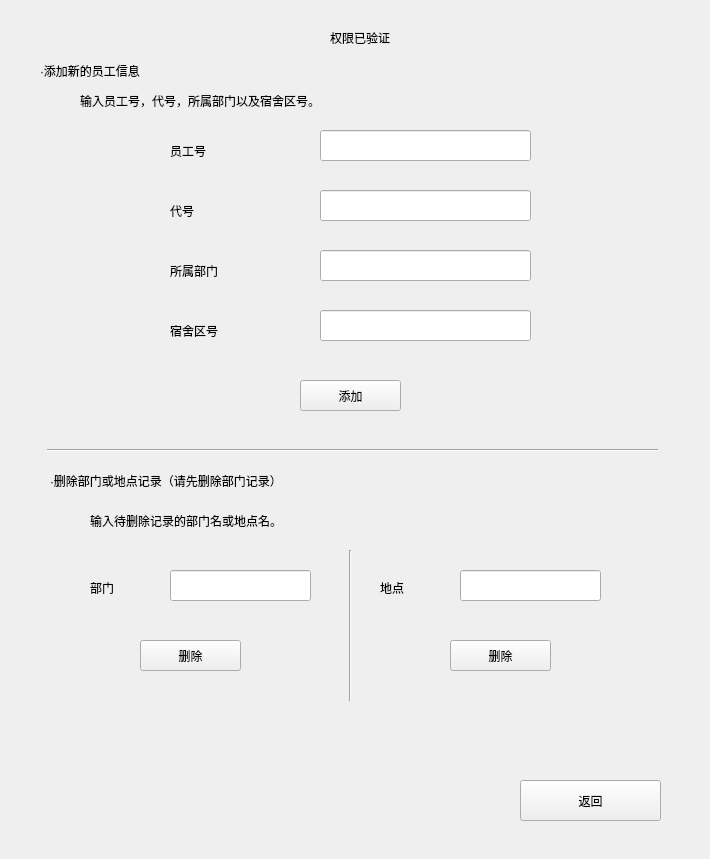
<?xml version="1.0" encoding="UTF-8"?>
<ui version="4.0">
 <class>ModifyWidget</class>
 <widget class="QWidget" name="ModifyWidget">
  <property name="geometry">
   <rect>
    <x>0</x>
    <y>0</y>
    <width>710</width>
    <height>859</height>
   </rect>
  </property>
  <property name="windowTitle">
   <string>Form</string>
  </property>
  <widget class="QPushButton" name="returnButton">
   <property name="geometry">
    <rect>
     <x>520</x>
     <y>780</y>
     <width>141</width>
     <height>41</height>
    </rect>
   </property>
   <property name="text">
    <string>返回</string>
   </property>
  </widget>
  <widget class="QLabel" name="label">
   <property name="geometry">
    <rect>
     <x>40</x>
     <y>60</y>
     <width>261</width>
     <height>21</height>
    </rect>
   </property>
   <property name="text">
    <string>·添加新的员工信息</string>
   </property>
  </widget>
  <widget class="QLabel" name="label_2">
   <property name="geometry">
    <rect>
     <x>330</x>
     <y>30</y>
     <width>121</width>
     <height>16</height>
    </rect>
   </property>
   <property name="text">
    <string>权限已验证</string>
   </property>
  </widget>
  <widget class="QLabel" name="label_3">
   <property name="geometry">
    <rect>
     <x>80</x>
     <y>90</y>
     <width>351</width>
     <height>21</height>
    </rect>
   </property>
   <property name="text">
    <string>输入员工号，代号，所属部门以及宿舍区号。</string>
   </property>
  </widget>
  <widget class="QLineEdit" name="SNLineEdit">
   <property name="geometry">
    <rect>
     <x>320</x>
     <y>130</y>
     <width>211</width>
     <height>31</height>
    </rect>
   </property>
  </widget>
  <widget class="QLabel" name="label_4">
   <property name="geometry">
    <rect>
     <x>170</x>
     <y>140</y>
     <width>81</width>
     <height>21</height>
    </rect>
   </property>
   <property name="text">
    <string>员工号</string>
   </property>
  </widget>
  <widget class="QLabel" name="label_5">
   <property name="geometry">
    <rect>
     <x>170</x>
     <y>200</y>
     <width>81</width>
     <height>21</height>
    </rect>
   </property>
   <property name="text">
    <string>代号</string>
   </property>
  </widget>
  <widget class="QLabel" name="label_6">
   <property name="geometry">
    <rect>
     <x>170</x>
     <y>260</y>
     <width>111</width>
     <height>21</height>
    </rect>
   </property>
   <property name="text">
    <string>所属部门</string>
   </property>
  </widget>
  <widget class="QLabel" name="label_7">
   <property name="geometry">
    <rect>
     <x>170</x>
     <y>320</y>
     <width>121</width>
     <height>21</height>
    </rect>
   </property>
   <property name="text">
    <string>宿舍区号</string>
   </property>
  </widget>
  <widget class="QLineEdit" name="nameLineEdit">
   <property name="geometry">
    <rect>
     <x>320</x>
     <y>190</y>
     <width>211</width>
     <height>31</height>
    </rect>
   </property>
  </widget>
  <widget class="QLineEdit" name="departmentLineEdit">
   <property name="geometry">
    <rect>
     <x>320</x>
     <y>250</y>
     <width>211</width>
     <height>31</height>
    </rect>
   </property>
  </widget>
  <widget class="QLineEdit" name="dormLineEdit">
   <property name="geometry">
    <rect>
     <x>320</x>
     <y>310</y>
     <width>211</width>
     <height>31</height>
    </rect>
   </property>
  </widget>
  <widget class="QPushButton" name="insertPushButton">
   <property name="geometry">
    <rect>
     <x>300</x>
     <y>380</y>
     <width>101</width>
     <height>31</height>
    </rect>
   </property>
   <property name="text">
    <string>添加</string>
   </property>
  </widget>
  <widget class="Line" name="line">
   <property name="geometry">
    <rect>
     <x>47</x>
     <y>440</y>
     <width>611</width>
     <height>20</height>
    </rect>
   </property>
   <property name="orientation">
    <enum>Qt::Horizontal</enum>
   </property>
  </widget>
  <widget class="QLabel" name="label_8">
   <property name="geometry">
    <rect>
     <x>50</x>
     <y>470</y>
     <width>371</width>
     <height>21</height>
    </rect>
   </property>
   <property name="text">
    <string>·删除部门或地点记录（请先删除部门记录）</string>
   </property>
  </widget>
  <widget class="QLineEdit" name="deleteDepartmentLineEdit">
   <property name="geometry">
    <rect>
     <x>170</x>
     <y>570</y>
     <width>141</width>
     <height>31</height>
    </rect>
   </property>
  </widget>
  <widget class="QLabel" name="label_9">
   <property name="geometry">
    <rect>
     <x>90</x>
     <y>510</y>
     <width>351</width>
     <height>21</height>
    </rect>
   </property>
   <property name="text">
    <string>输入待删除记录的部门名或地点名。</string>
   </property>
  </widget>
  <widget class="Line" name="line_2">
   <property name="geometry">
    <rect>
     <x>340</x>
     <y>550</y>
     <width>20</width>
     <height>151</height>
    </rect>
   </property>
   <property name="orientation">
    <enum>Qt::Vertical</enum>
   </property>
  </widget>
  <widget class="QLabel" name="label_10">
   <property name="geometry">
    <rect>
     <x>90</x>
     <y>580</y>
     <width>71</width>
     <height>16</height>
    </rect>
   </property>
   <property name="text">
    <string>部门</string>
   </property>
  </widget>
  <widget class="QLabel" name="label_11">
   <property name="geometry">
    <rect>
     <x>380</x>
     <y>580</y>
     <width>71</width>
     <height>16</height>
    </rect>
   </property>
   <property name="text">
    <string>地点</string>
   </property>
  </widget>
  <widget class="QLineEdit" name="deleteLocationLineEdit">
   <property name="geometry">
    <rect>
     <x>460</x>
     <y>570</y>
     <width>141</width>
     <height>31</height>
    </rect>
   </property>
  </widget>
  <widget class="QPushButton" name="deleteDepartmentPushButton">
   <property name="geometry">
    <rect>
     <x>140</x>
     <y>640</y>
     <width>101</width>
     <height>31</height>
    </rect>
   </property>
   <property name="text">
    <string>删除</string>
   </property>
  </widget>
  <widget class="QPushButton" name="deleteLocationPushButton">
   <property name="geometry">
    <rect>
     <x>450</x>
     <y>640</y>
     <width>101</width>
     <height>31</height>
    </rect>
   </property>
   <property name="text">
    <string>删除</string>
   </property>
  </widget>
 </widget>
 <resources/>
 <connections/>
</ui>
